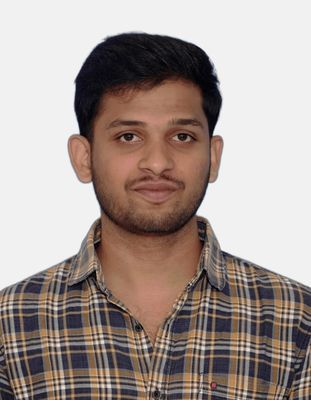
#> input picture students_photos/AIK070168.jpeg, 311 x 400 px
$ python fix_rotation.py ../students_photos/AIK070168.jpeg 5
#> lines starting #> are read from the running program, lines starting #| are printed output that depends on the picture
"""
fix_rotation.py
---------------
Manually rotates a single photo when EXIF orientation data is already lost
and optimize_images.py could not auto-correct it.

Usage:
    python3 scripts/fix_rotation.py <filename> <degrees>

Arguments:
    filename  — path to the image (e.g. students_photos/AIK078978.jpeg)
    degrees   — rotation angle: 90 (CCW), -90 (CW), or 180

Example:
    python3 scripts/fix_rotation.py students_photos/AIK078978.jpeg 90

Note:
    Use this only when a photo still appears tilted after running
    optimize_images.py. The rotation is applied and the file is overwritten.
"""

import sys
from PIL import Image

if len(sys.argv) != 3:
    print("Usage: python3 scripts/fix_rotation.py <filepath> <degrees>")
    sys.exit(1)

path = sys.argv[1]
degrees = int(sys.argv[2])

img = Image.open(path)
#> img is the input picture: PIL image 311x400 RGB; mean R, G, B 166.3, 153.3, 148
img = img.rotate(degrees, expand=True)
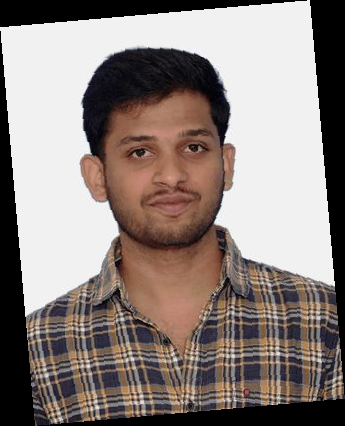
#> img: PIL image 345x426 RGB; mean R, G, B 140.8, 129.7, 125.3
img.save(path, "JPEG", quality=80, optimize=True)

print(f"Rotated {degrees}° — saved: {img.size[0]}x{img.size[1]}  →  {path}")
#| Rotated 5° — saved: 345x426  →  ../students_photos/AIK070168.jpeg

$ run again, on students_photos/AIK070627.jpeg
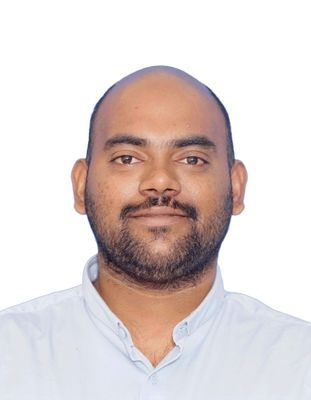
#> input picture students_photos/AIK070627.jpeg, 311 x 400 px
#> img is the input picture: PIL image 311x400 RGB; mean R, G, B 222.8, 211.7, 210.1
#> `img = img.rotate(degrees, expand=True)`:
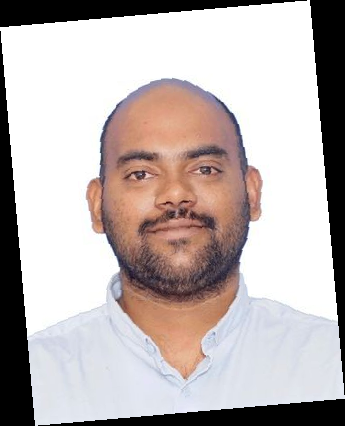
#> img: PIL image 345x426 RGB; mean R, G, B 188.6, 179.2, 177.8
#| Rotated 5° — saved: 345x426  →  ../students_photos/AIK070627.jpeg

$ run again, on students_photos/AIK071015.jpeg
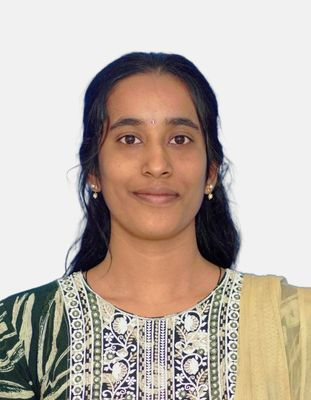
#> input picture students_photos/AIK071015.jpeg, 311 x 400 px
#> img is the input picture: PIL image 311x400 RGB; mean R, G, B 190.2, 178.3, 168.8
#> `img = img.rotate(degrees, expand=True)`:
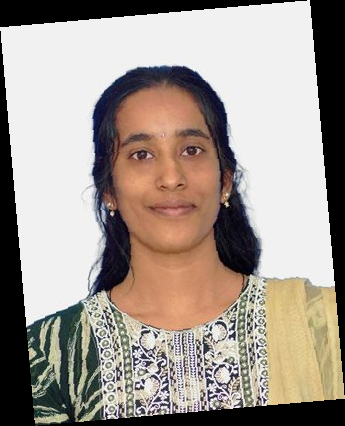
#> img: PIL image 345x426 RGB; mean R, G, B 161, 150.9, 142.9
#| Rotated 5° — saved: 345x426  →  ../students_photos/AIK071015.jpeg

$ run again, on students_photos/AIK071428.jpeg
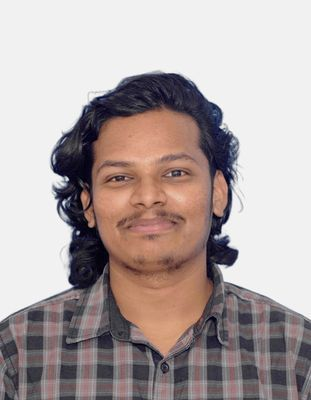
#> input picture students_photos/AIK071428.jpeg, 311 x 400 px
#> img is the input picture: PIL image 311x400 RGB; mean R, G, B 176.4, 164.7, 163.6
#> `img = img.rotate(degrees, expand=True)`:
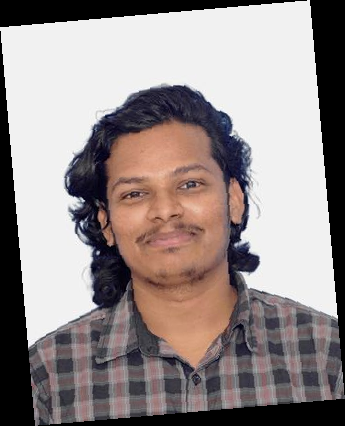
#> img: PIL image 345x426 RGB; mean R, G, B 149.3, 139.4, 138.4
#| Rotated 5° — saved: 345x426  →  ../students_photos/AIK071428.jpeg
